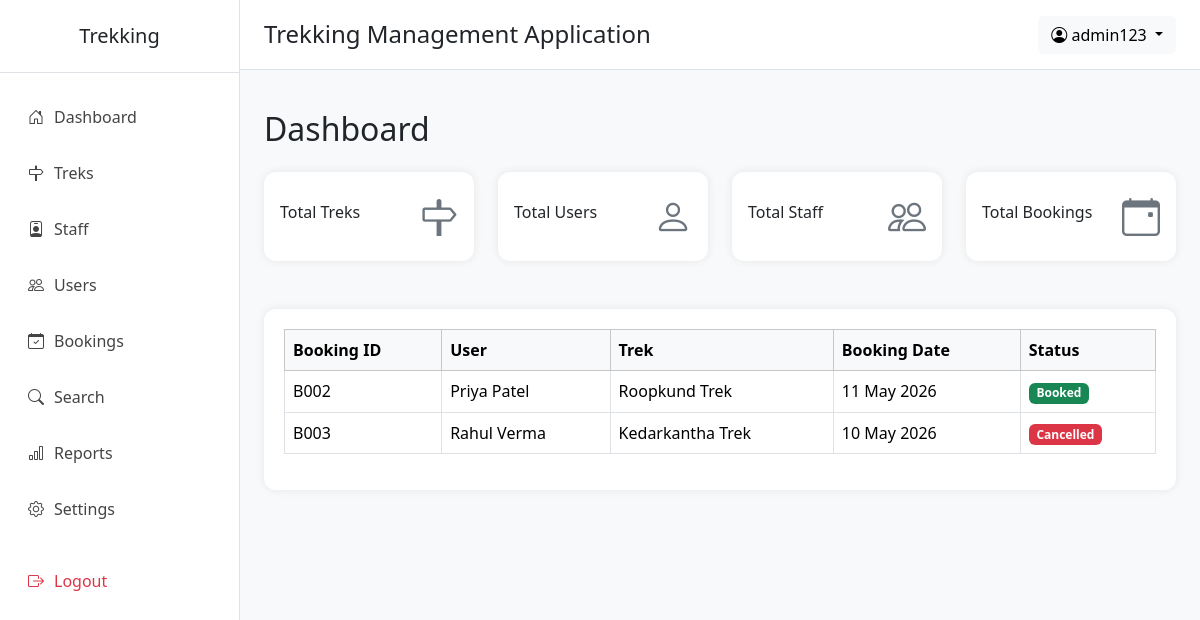
Page /admin/all/bookings (signed in) on the earlier database version.
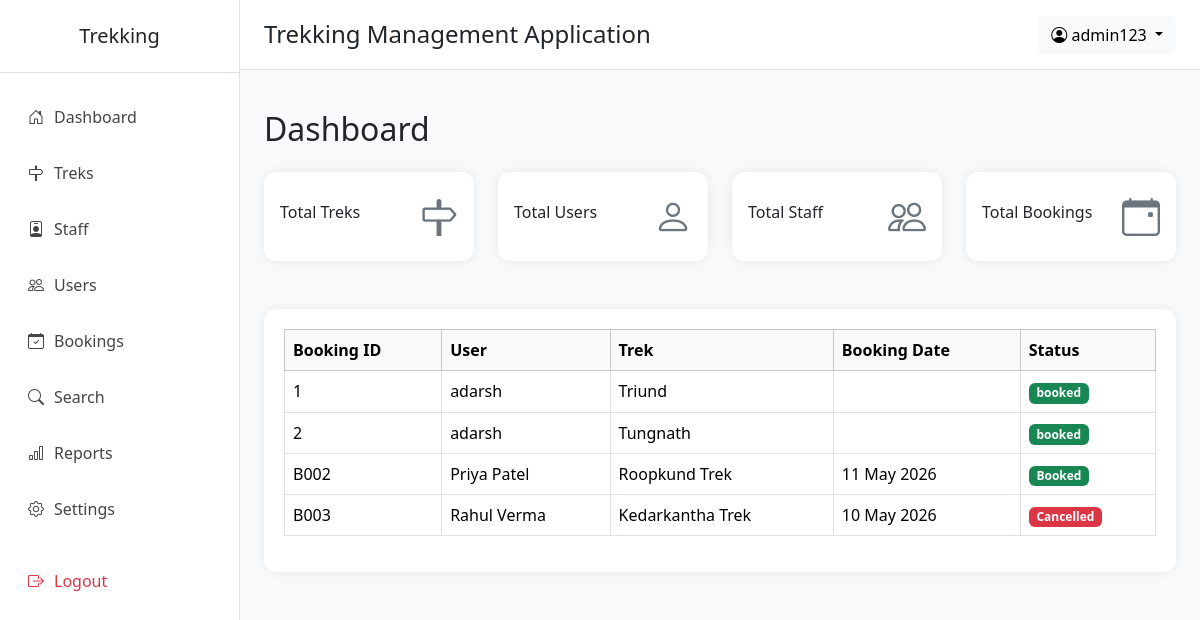
Same page on the later database version.
### application/models.py (models this page shows)
class Booking(db.Model):
    __tablename__ = "bookings"
    id = db.Column(db.Integer(), primary_key=True)
    user_id = db.Column(db.Integer(), db.ForeignKey("users.id"), nullable=False)
    trek_id = db.Column(db.Integer(), db.ForeignKey("treks.id"), nullable=False)
    booking_date = db.Column(db.DateTime(), default=db.func.now())
    status = db.Column(db.String(20), nullable=False, default="booked")
    payment_status = db.Column(db.String(20), nullable=False, default="Pending")
    cancelled_at = db.Column(db.DateTime, nullable=True)

class User(db.Model):
    __tablename__="users"
    id=db.Column(db.Integer(),primary_key=True,autoincrement=True)
    name=db.Column(db.String(),nullable=False)
    email=db.Column(db.String(),nullable=False,unique=True)
    password=db.Column(db.String(),nullable=False)
    contact=db.Column(db.String(),nullable=True)
    role=db.Column(db.String(),default="user")       # admin | user | staff
    status=db.Column(db.String(),default="active")   # active | blacklisted | pending | rejected
    created_at=db.Column(db.DateTime(),server_default=db.func.now())
    updated_at=db.Column(db.DateTime(),server_default=db.func.now(),onupdate=db.func.now())
    staff_profile = db.relationship(
        "Staff",
        backref="user",
        uselist=False,
        foreign_keys="Staff.userid"
    )
    bookings = db.relationship(
        "Booking",
        backref="user",
        cascade="all, delete-orphan"
    )

class Trek(db.Model):
    __tablename__="treks"
    id = db.Column(db.Integer(),primary_key=True)
    name = db.Column(db.String(),nullable=False)
    location = db.Column(db.String(),nullable=False)
    difficulty = db.Column(db.String(),nullable=False) # Easy | Medium | Hard
    duration_days = db.Column(db.Integer(),nullable=False)
    total_slots = db.Column(db.Integer(),nullable=False)
    avl_slots = db.Column(db.Integer(),nullable=False)
    assigned_staff_id = db.Column(db.Integer(),db.ForeignKey("staff.id"),nullable=True)
    status = db.Column(db.String(),default="open") #  open | closed | started | completed
    start_date = db.Column(db.DateTime(),nullable=False)
    end_date = db.Column(db.DateTime(),nullable=False)
    desc = db.Column(db.String(),nullable=True)
    created_by = db.Column(db.Integer(),db.ForeignKey("users.id"),nullable=False)
    created_at = db.Column(db.DateTime(),server_default=db.func.now())
    updated_at = db.Column(db.DateTime(),server_default=db.func.now(),onupdate=db.func.now())
    bookings = db.relationship(
        "Booking",
        backref="trek",
        cascade="all, delete-orphan"
    )

### application/admin_routes.py (the view)
@app.route("/admin/all/bookings")
def all_bookings():
    this_admin=User.query.filter_by(id=session["admin_id"]).first()
    all_bookings=Booking.query.all()
    return render_template("admin/all_bookings.html",this_admin=this_admin,all_bookings=all_bookings)

### templates/admin/all_bookings.html (shortened to what this page needs)
{% extends "admin/base.html" %}
{% block content %}
<h2 class="mb-4">
                Dashboard
            </h2>
            <div class="row g-4">
                <div class="col-md-3">
                    <div class="card dashboard-card">
                        <div class="card-body d-flex justify-content-between align-items-center">
                            <div>
                                <h6>Total Treks</h6>
                            </div>
                            <i class="bi bi-signpost card-icon"></i>
                        </div>
                    </div>
                </div>
                <div class="col-md-3">
                    <div class="card dashboard-card">
                        <div class="card-body d-flex justify-content-between align-items-center">
                            <div>
                                <h6>Total Users</h6>
                            </div>
                            <i class="bi bi-person card-icon"></i>
                        </div>
                    </div>
                </div>
                <div class="col-md-3">
                    <div class="card dashboard-card">
                        <div class="card-body d-flex justify-content-between align-items-center">
                            <div>
                                <h6>Total Staff</h6>
                            </div>
                            <i class="bi bi-people card-icon"></i>
                        </div>
                    </div>
                </div>
                <div class="col-md-3">
                    <div class="card dashboard-card">
                        <div class="card-body d-flex justify-content-between align-items-center">
                            <div>
                                <h6>Total Bookings</h6>
                            </div>
                            <i class="bi bi-calendar-event card-icon"></i>
                        </div>
                    </div>
                </div>
            </div>
            <div class="table-container mt-5">
                <table class="table table-bordered table-hover align-middle">
                    <thead class="table-light">
                    <tr>
                        <th>Booking ID</th>
                        <th>User</th>
                        <th>Trek</th>
                        <th>Booking Date</th>
                        <th>Status</th>
                    </tr>
                    </thead>
                    <tbody>
                    {% for b in all_bookings %}
                    <tr>
                        <td>{{b.id}}</td>
                        <td>{{b.user.name}}</td>
                        <td>{{b.trek.name}}</td>
                        <td>{{b.date}}</td>
                        <td><span class="badge bg-success">{{b.status}}</span></td>
                    </tr>
                    {% endfor %}
                    <tr>
                        <td>B002</td>
                        <td>Priya Patel</td>
                        <td>Roopkund Trek</td>
                        <td>11 May 2026</td>
                        <td><span class="badge bg-success">Booked</span></td>
                    </tr>
                    <tr>
                        <td>B003</td>
                        <td>Rahul Verma</td>
                        <td>Kedarkantha Trek</td>
                        <td>10 May 2026</td>
                        <td><span class="badge bg-danger">Cancelled</span></td>
                    </tr>
                    </tbody>
                </table>
            </div>
{% endblock %}

Differences in the rows shown:
added Booking: id "1", user.name "adarsh", trek.name "Triund", status "booked"
added Booking: id "2", user.name "adarsh", trek.name "Tungnath", status "booked"
